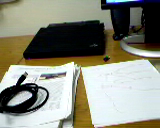
//> input picture example_16-01-imgA.png, 160 x 128 px
$ ./example_13-01 example_16-01-imgA.png   (built with g++ and OpenCV 4)
//> lines starting //> are read from the running program, lines starting //| are printed output that depends on the picture
// Example 13-1. Histogram computation and display

#include <opencv2/opencv.hpp>
#include <iostream>

using namespace std;

int main( int argc, char** argv ){
  if(argc != 2) {
	  cout << "\n// Example 13-1. Histogram computation and display" << endl;
    cout << "\nComputer Color Histogram\nUsage: " <<argv[0] <<" <imagename>\n" << endl;
    return -1;
  }

  cv::Mat src = cv::imread( argv[1],1 );
//> src is the input picture: 128 rows x 160 cols, CV_8UC3; mean B, G, R 124.1, 138, 137
  if( src.empty() ) { cout << "Cannot load " << argv[1] << endl; return -1; }

  // Compute the HSV image, and decompose it into separate planes.
  //
  cv::Mat hsv;
  cv::cvtColor(src, hsv, cv::COLOR_BGR2HSV);
//> hsv: 128 rows x 160 cols, CV_8UC3; mean H, S, V 61.6, 78, 144.7

  float h_ranges[] = {0, 180}; // hue is [0, 180]
  float s_ranges[] = {0, 256};
  const float* ranges[] = {h_ranges, s_ranges};
  int histSize[] = {30, 32}, ch[] = {0, 1};

  cv::Mat hist;

  // Compute the histogram
  //
  cv::calcHist(&hsv, 1, ch, cv::noArray(), hist, 2, histSize, ranges, true);
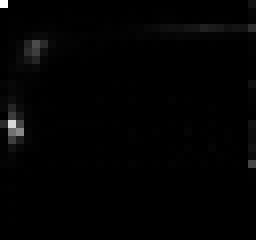
//> hist: 30 rows x 32 cols, CV_32FC1 (shown 8 times larger); min 0, max 1897, mean 21.3; drawn with min black and max white
  cv::normalize(hist, hist, 0, 255, cv::NORM_MINMAX);

  int scale = 10;
  cv::Mat hist_img(histSize[0]*scale, histSize[1]*scale, CV_8UC3);

  // Draw our histogram.
  //
  for( int h = 0; h < histSize[0]; h++ ) {
    for( int s = 0; s < histSize[1]; s++ ){
      float hval = hist.at<float>(h, s);
      cv::rectangle(
	hist_img,
	cv::Rect(h*scale,s*scale,scale,scale),
	cv::Scalar::all(hval),
	-1
      );
    }
  }
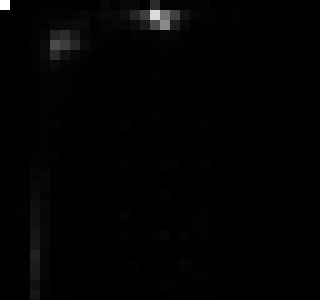
//> hist_img: 300 rows x 320 cols, CV_8UC3; min 0, max 255, mean 2.5

  cv::imshow("image", src);
  cv::imshow("H-S histogram", hist_img);
  cv::waitKey();
  return 0;
}
